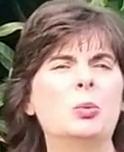
#> input picture frame 29 of Deepfake/Deepfaked/download.mp4, 124 x 152 px
$ jupyter execute Deepfake.ipynb
#> lines starting #> are read from the running program, lines starting #| are printed output that depends on the picture
[cell 1]
import cv2
import numpy as np

# Function to preprocess video frames
def preprocess_video(video_path, resize_dim=(640, 480), normalize=True):
#> called with video_path = 'download.mp4', resize_dim = (640, 480), normalize = True
    cap = cv2.VideoCapture(video_path)  # Open the video file

    if not cap.isOpened():
        print("Error: Could not open video.")
        return None

    frames = []

    while cap.isOpened():
        ret, frame = cap.read()
#> frame is the input picture: shape (152, 124, 3); mean B, G, R 126.7, 137.6, 162.8
        if not ret:
            break

        # Resize the frame to the desired dimensions
        frame_resized = cv2.resize(frame, resize_dim)
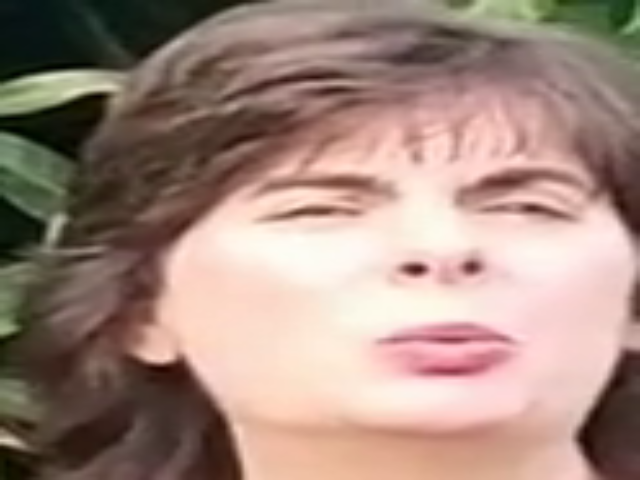
#> frame_resized: shape (480, 640, 3); mean B, G, R 126.6, 137.5, 162.7

        # Convert the frame to grayscale (optional, depending on the analysis you want to perform)
        frame_gray = cv2.cvtColor(frame_resized, cv2.COLOR_BGR2GRAY)
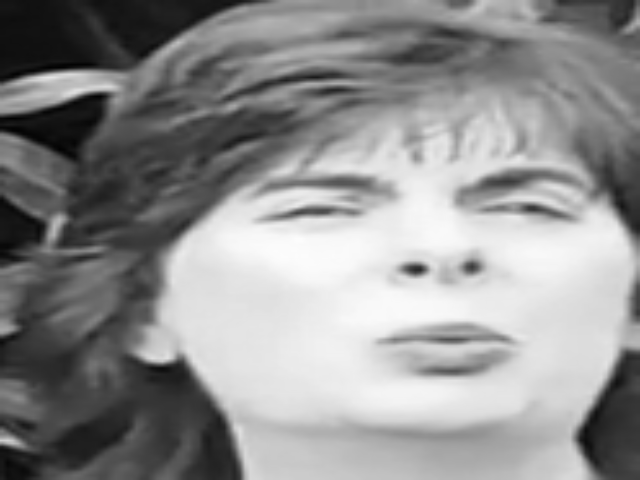
#> frame_gray: shape (480, 640); min 1, max 252, mean 143.8

        # Normalize the pixel values (optional)
        if normalize:
            frame_normalized = frame_gray / 255.0
        else:
            frame_normalized = frame_gray

        frames.append(frame_normalized)

    cap.release()  # Release the video capture object

    return frames

# Example usage
video_path = 'download.mp4'  # Path to the video file
preprocessed_frames = preprocess_video(video_path, resize_dim=(640, 480), normalize=True)

# Display the first frame to check if the preprocessing worked correctly
if preprocessed_frames:
    first_frame = (preprocessed_frames[0] * 255).astype(np.uint8)  # Convert back to uint8 for display
    cv2.imshow('First Preprocessed Frame', first_frame)
    cv2.waitKey(0)
    cv2.destroyAllWindows()

$ run again, starting later in the video
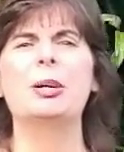
#> input picture frame 133 of Deepfake/Deepfaked/download.mp4, 124 x 152 px
#> in preprocess_video, frame is the input picture: shape (152, 124, 3); mean B, G, R 137.3, 147.1, 176.5
#> in preprocess_video, `frame_resized = cv2.resize(frame, resize_dim)`:
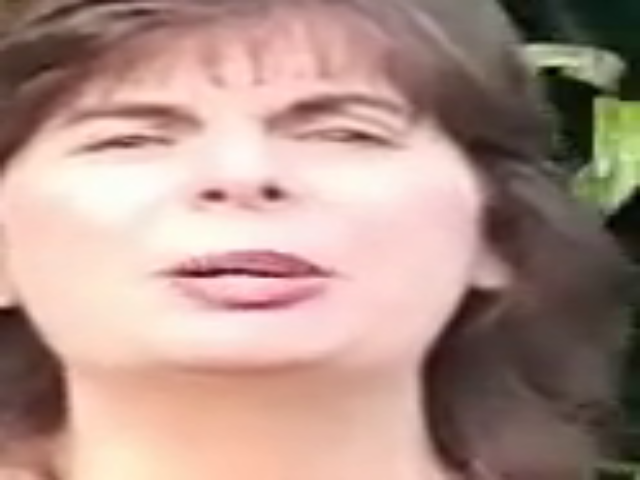
#> frame_resized: shape (480, 640, 3); mean B, G, R 137.1, 147, 176.4
#> in preprocess_video, `frame_gray = cv2.cvtColor(frame_resized, cv2.COLOR_BGR2GRAY)`:
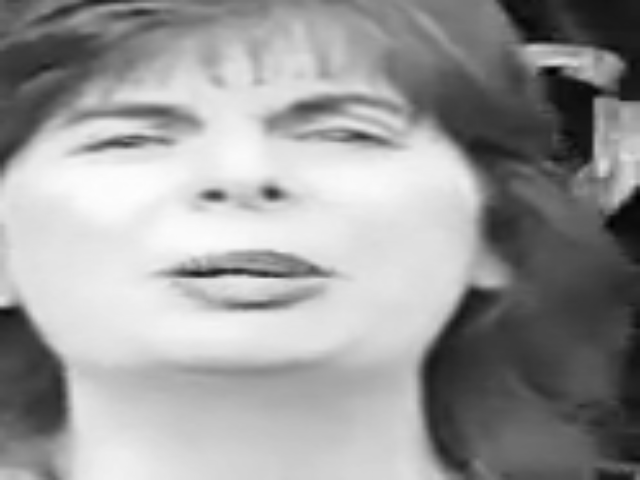
#> frame_gray: shape (480, 640); min 0, max 254, mean 154.6

$ run again, starting later in the video
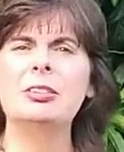
#> input picture frame 237 of Deepfake/Deepfaked/download.mp4, 124 x 152 px
#> in preprocess_video, frame is the input picture: shape (152, 124, 3); mean B, G, R 128.2, 139.3, 164.9
#> in preprocess_video, `frame_resized = cv2.resize(frame, resize_dim)`:
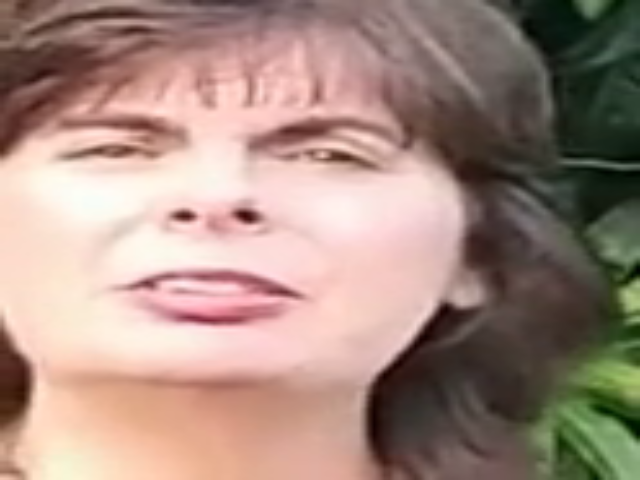
#> frame_resized: shape (480, 640, 3); mean B, G, R 128.1, 139.1, 164.8
#> in preprocess_video, `frame_gray = cv2.cvtColor(frame_resized, cv2.COLOR_BGR2GRAY)`:
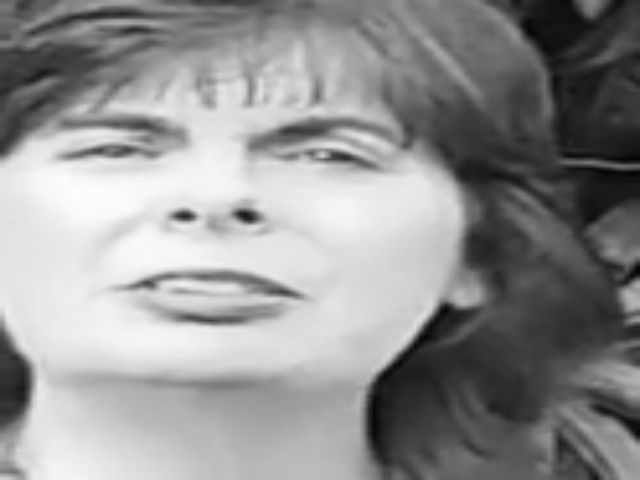
#> frame_gray: shape (480, 640); min 2, max 253, mean 145.6
